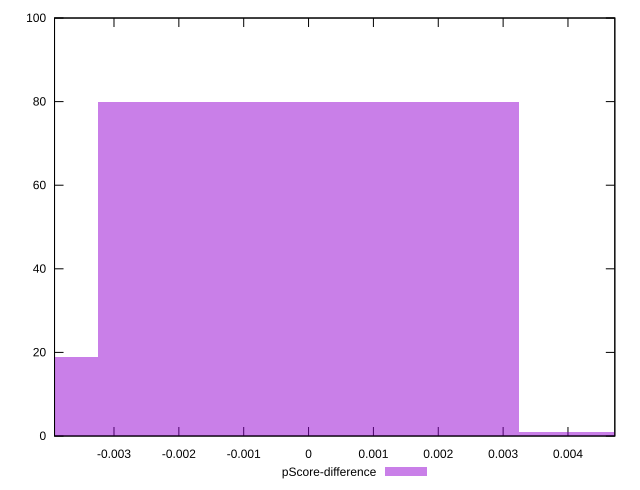

This figure's gnuplot source:
reset

$pScoreDifference <<EOF
-0.006483391564790157 19
0 80
0.006483391564790157 1
EOF

set key outside below
set boxwidth 0.006483391564790157
set xrange [-0.003916868747067398:0.004722382096173278]
set yrange [0:100]
set trange [0:100]
set style fill transparent solid 0.5 noborder
set terminal svg size 640, 490 enhanced background rgb 'white'
set output "report_00017_2021-02-10T15-08-03.406Z/uses-long-cache-ttl/samples/pages/pScore-difference/histogram.svg"

plot $pScoreDifference title "pScore-difference" with boxes

reset
